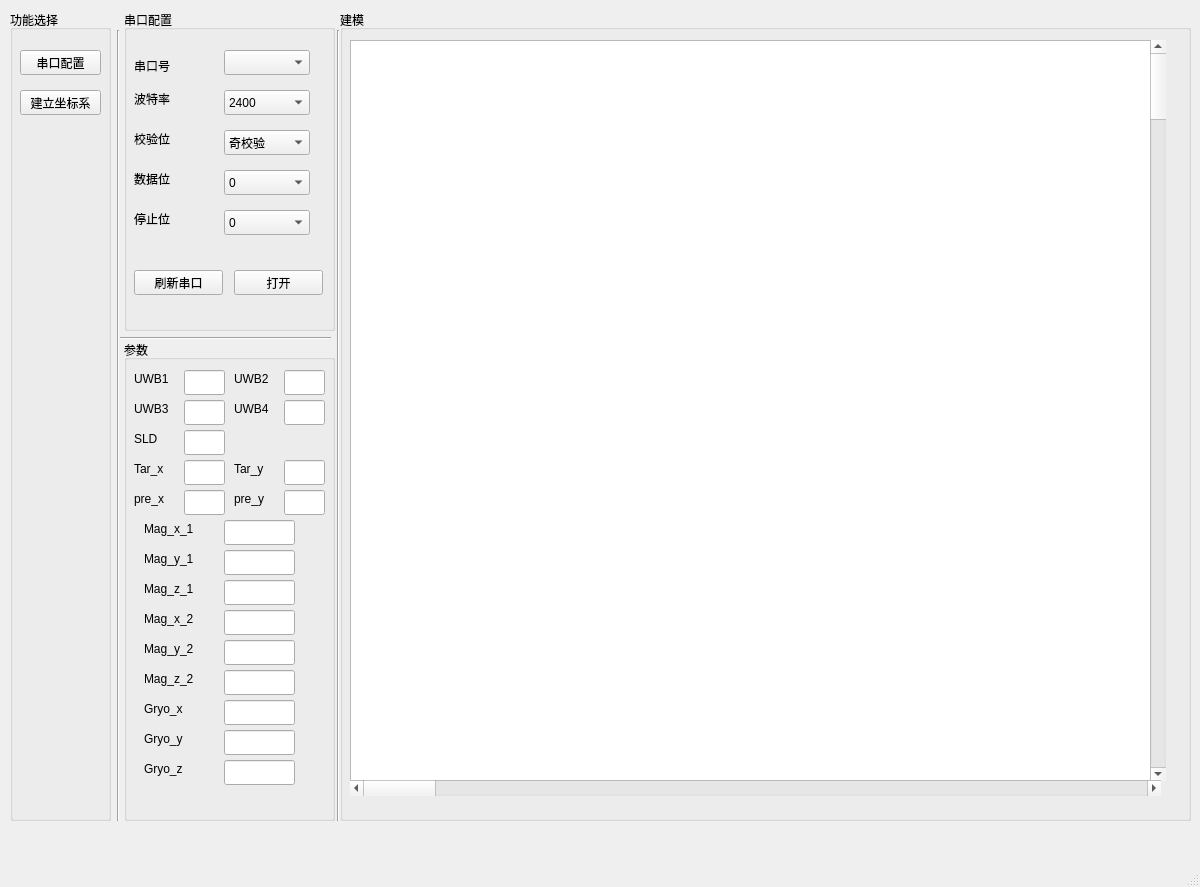
<?xml version="1.0" encoding="UTF-8"?>
<ui version="4.0">
 <class>MainWindow</class>
 <widget class="QMainWindow" name="MainWindow">
  <property name="geometry">
   <rect>
    <x>0</x>
    <y>0</y>
    <width>1200</width>
    <height>887</height>
   </rect>
  </property>
  <property name="windowTitle">
   <string>MainWindow</string>
  </property>
  <widget class="QWidget" name="centralwidget">
   <widget class="QGroupBox" name="groupBox_2">
    <property name="geometry">
     <rect>
      <x>340</x>
      <y>10</y>
      <width>851</width>
      <height>811</height>
     </rect>
    </property>
    <property name="title">
     <string>建模</string>
    </property>
    <widget class="QTextEdit" name="create_coordinates">
     <property name="geometry">
      <rect>
       <x>10</x>
       <y>30</y>
       <width>801</width>
       <height>741</height>
      </rect>
     </property>
    </widget>
    <widget class="QScrollBar" name="verticalScrollBar">
     <property name="geometry">
      <rect>
       <x>810</x>
       <y>30</y>
       <width>16</width>
       <height>741</height>
      </rect>
     </property>
     <property name="orientation">
      <enum>Qt::Vertical</enum>
     </property>
    </widget>
    <widget class="QScrollBar" name="horizontalScrollBar">
     <property name="geometry">
      <rect>
       <x>10</x>
       <y>770</y>
       <width>811</width>
       <height>16</height>
      </rect>
     </property>
     <property name="orientation">
      <enum>Qt::Horizontal</enum>
     </property>
    </widget>
   </widget>
   <widget class="QGroupBox" name="groupBox_3">
    <property name="geometry">
     <rect>
      <x>10</x>
      <y>10</y>
      <width>101</width>
      <height>811</height>
     </rect>
    </property>
    <property name="title">
     <string>功能选择</string>
    </property>
    <widget class="QPushButton" name="pushButton_3">
     <property name="geometry">
      <rect>
       <x>10</x>
       <y>40</y>
       <width>81</width>
       <height>25</height>
      </rect>
     </property>
     <property name="text">
      <string>串口配置</string>
     </property>
    </widget>
    <widget class="QPushButton" name="pushButton_4">
     <property name="geometry">
      <rect>
       <x>10</x>
       <y>80</y>
       <width>81</width>
       <height>25</height>
      </rect>
     </property>
     <property name="text">
      <string>建立坐标系</string>
     </property>
    </widget>
   </widget>
   <widget class="QGroupBox" name="groupBox">
    <property name="geometry">
     <rect>
      <x>124</x>
      <y>10</y>
      <width>211</width>
      <height>321</height>
     </rect>
    </property>
    <property name="title">
     <string>串口配置</string>
    </property>
    <widget class="QComboBox" name="baud_select">
     <property name="geometry">
      <rect>
       <x>100</x>
       <y>80</y>
       <width>86</width>
       <height>25</height>
      </rect>
     </property>
     <item>
      <property name="text">
       <string>2400</string>
      </property>
     </item>
     <item>
      <property name="text">
       <string>4800</string>
      </property>
     </item>
     <item>
      <property name="text">
       <string>9600</string>
      </property>
     </item>
     <item>
      <property name="text">
       <string>19200</string>
      </property>
     </item>
     <item>
      <property name="text">
       <string>98400</string>
      </property>
     </item>
     <item>
      <property name="text">
       <string>57600</string>
      </property>
     </item>
     <item>
      <property name="text">
       <string>115200</string>
      </property>
     </item>
     <item>
      <property name="text">
       <string>230400</string>
      </property>
     </item>
     <item>
      <property name="text">
       <string>460800</string>
      </property>
     </item>
     <item>
      <property name="text">
       <string>500000</string>
      </property>
     </item>
     <item>
      <property name="text">
       <string>576000</string>
      </property>
     </item>
    </widget>
    <widget class="QLabel" name="serialport_num">
     <property name="geometry">
      <rect>
       <x>10</x>
       <y>40</y>
       <width>51</width>
       <height>31</height>
      </rect>
     </property>
     <property name="minimumSize">
      <size>
       <width>51</width>
       <height>0</height>
      </size>
     </property>
     <property name="text">
      <string>串口号</string>
     </property>
    </widget>
    <widget class="QComboBox" name="serialport_select">
     <property name="geometry">
      <rect>
       <x>100</x>
       <y>40</y>
       <width>86</width>
       <height>25</height>
      </rect>
     </property>
    </widget>
    <widget class="QLabel" name="baud_rate">
     <property name="geometry">
      <rect>
       <x>10</x>
       <y>80</y>
       <width>67</width>
       <height>17</height>
      </rect>
     </property>
     <property name="minimumSize">
      <size>
       <width>67</width>
       <height>0</height>
      </size>
     </property>
     <property name="text">
      <string>波特率</string>
     </property>
    </widget>
    <widget class="QLabel" name="stop_digit">
     <property name="geometry">
      <rect>
       <x>10</x>
       <y>200</y>
       <width>67</width>
       <height>17</height>
      </rect>
     </property>
     <property name="minimumSize">
      <size>
       <width>67</width>
       <height>0</height>
      </size>
     </property>
     <property name="text">
      <string>停止位</string>
     </property>
    </widget>
    <widget class="QLabel" name="check_digit">
     <property name="geometry">
      <rect>
       <x>10</x>
       <y>120</y>
       <width>67</width>
       <height>17</height>
      </rect>
     </property>
     <property name="minimumSize">
      <size>
       <width>67</width>
       <height>0</height>
      </size>
     </property>
     <property name="text">
      <string>校验位</string>
     </property>
    </widget>
    <widget class="QLabel" name="data_digit">
     <property name="geometry">
      <rect>
       <x>10</x>
       <y>160</y>
       <width>67</width>
       <height>17</height>
      </rect>
     </property>
     <property name="minimumSize">
      <size>
       <width>67</width>
       <height>0</height>
      </size>
     </property>
     <property name="text">
      <string>数据位</string>
     </property>
    </widget>
    <widget class="QComboBox" name="stop_select">
     <property name="geometry">
      <rect>
       <x>100</x>
       <y>200</y>
       <width>86</width>
       <height>25</height>
      </rect>
     </property>
     <item>
      <property name="text">
       <string>0</string>
      </property>
     </item>
     <item>
      <property name="text">
       <string>0.5</string>
      </property>
     </item>
     <item>
      <property name="text">
       <string>1</string>
      </property>
     </item>
     <item>
      <property name="text">
       <string>1.5</string>
      </property>
     </item>
     <item>
      <property name="text">
       <string>2</string>
      </property>
     </item>
    </widget>
    <widget class="QComboBox" name="check_method">
     <property name="geometry">
      <rect>
       <x>100</x>
       <y>120</y>
       <width>86</width>
       <height>25</height>
      </rect>
     </property>
     <item>
      <property name="text">
       <string>奇校验</string>
      </property>
     </item>
     <item>
      <property name="text">
       <string>偶校验</string>
      </property>
     </item>
    </widget>
    <widget class="QComboBox" name="data_select">
     <property name="geometry">
      <rect>
       <x>100</x>
       <y>160</y>
       <width>86</width>
       <height>25</height>
      </rect>
     </property>
     <item>
      <property name="text">
       <string>0</string>
      </property>
     </item>
     <item>
      <property name="text">
       <string>1</string>
      </property>
     </item>
     <item>
      <property name="text">
       <string>2</string>
      </property>
     </item>
     <item>
      <property name="text">
       <string>3</string>
      </property>
     </item>
     <item>
      <property name="text">
       <string>4</string>
      </property>
     </item>
     <item>
      <property name="text">
       <string>5</string>
      </property>
     </item>
     <item>
      <property name="text">
       <string>6</string>
      </property>
     </item>
     <item>
      <property name="text">
       <string>7</string>
      </property>
     </item>
     <item>
      <property name="text">
       <string>8</string>
      </property>
     </item>
     <item>
      <property name="text">
       <string>9</string>
      </property>
     </item>
     <item>
      <property name="text">
       <string>10</string>
      </property>
     </item>
    </widget>
    <widget class="QPushButton" name="open_serialport">
     <property name="geometry">
      <rect>
       <x>110</x>
       <y>260</y>
       <width>89</width>
       <height>25</height>
      </rect>
     </property>
     <property name="text">
      <string>打开</string>
     </property>
    </widget>
    <widget class="QPushButton" name="update_serialport">
     <property name="geometry">
      <rect>
       <x>10</x>
       <y>260</y>
       <width>89</width>
       <height>25</height>
      </rect>
     </property>
     <property name="text">
      <string>刷新串口</string>
     </property>
    </widget>
   </widget>
   <widget class="QGroupBox" name="groupBox_4">
    <property name="geometry">
     <rect>
      <x>124</x>
      <y>340</y>
      <width>211</width>
      <height>481</height>
     </rect>
    </property>
    <property name="title">
     <string>参数</string>
    </property>
    <widget class="QLabel" name="UWB1_label">
     <property name="geometry">
      <rect>
       <x>10</x>
       <y>30</y>
       <width>51</width>
       <height>17</height>
      </rect>
     </property>
     <property name="text">
      <string>UWB1</string>
     </property>
    </widget>
    <widget class="QLabel" name="UWB2_O">
     <property name="geometry">
      <rect>
       <x>110</x>
       <y>30</y>
       <width>41</width>
       <height>17</height>
      </rect>
     </property>
     <property name="text">
      <string>UWB2</string>
     </property>
    </widget>
    <widget class="QLabel" name="UWB3_A">
     <property name="geometry">
      <rect>
       <x>10</x>
       <y>60</y>
       <width>51</width>
       <height>17</height>
      </rect>
     </property>
     <property name="text">
      <string>UWB3</string>
     </property>
    </widget>
    <widget class="QLineEdit" name="UWB1_display">
     <property name="geometry">
      <rect>
       <x>60</x>
       <y>30</y>
       <width>41</width>
       <height>25</height>
      </rect>
     </property>
    </widget>
    <widget class="QLineEdit" name="UWB2_display">
     <property name="geometry">
      <rect>
       <x>160</x>
       <y>30</y>
       <width>41</width>
       <height>25</height>
      </rect>
     </property>
    </widget>
    <widget class="QLineEdit" name="UWB3_display">
     <property name="geometry">
      <rect>
       <x>60</x>
       <y>60</y>
       <width>41</width>
       <height>25</height>
      </rect>
     </property>
    </widget>
    <widget class="QLabel" name="UWB4_other">
     <property name="geometry">
      <rect>
       <x>110</x>
       <y>60</y>
       <width>51</width>
       <height>17</height>
      </rect>
     </property>
     <property name="text">
      <string>UWB4</string>
     </property>
    </widget>
    <widget class="QLineEdit" name="UWB4_display">
     <property name="geometry">
      <rect>
       <x>160</x>
       <y>60</y>
       <width>41</width>
       <height>25</height>
      </rect>
     </property>
    </widget>
    <widget class="QLabel" name="magnetometer_x_1">
     <property name="geometry">
      <rect>
       <x>20</x>
       <y>180</y>
       <width>67</width>
       <height>17</height>
      </rect>
     </property>
     <property name="text">
      <string>Mag_x_1</string>
     </property>
    </widget>
    <widget class="QLineEdit" name="mag_x_1_display">
     <property name="geometry">
      <rect>
       <x>100</x>
       <y>180</y>
       <width>71</width>
       <height>25</height>
      </rect>
     </property>
    </widget>
    <widget class="QLabel" name="magnetometer_y_1">
     <property name="geometry">
      <rect>
       <x>20</x>
       <y>210</y>
       <width>67</width>
       <height>17</height>
      </rect>
     </property>
     <property name="text">
      <string>Mag_y_1</string>
     </property>
    </widget>
    <widget class="QLineEdit" name="mag_y_1_display">
     <property name="geometry">
      <rect>
       <x>100</x>
       <y>210</y>
       <width>71</width>
       <height>25</height>
      </rect>
     </property>
    </widget>
    <widget class="QLabel" name="magnetometer_z_1">
     <property name="geometry">
      <rect>
       <x>20</x>
       <y>240</y>
       <width>67</width>
       <height>17</height>
      </rect>
     </property>
     <property name="text">
      <string>Mag_z_1</string>
     </property>
    </widget>
    <widget class="QLineEdit" name="mag_z_1_display">
     <property name="geometry">
      <rect>
       <x>100</x>
       <y>240</y>
       <width>71</width>
       <height>25</height>
      </rect>
     </property>
    </widget>
    <widget class="QLabel" name="magnetometer_x_2">
     <property name="geometry">
      <rect>
       <x>20</x>
       <y>270</y>
       <width>67</width>
       <height>17</height>
      </rect>
     </property>
     <property name="text">
      <string>Mag_x_2</string>
     </property>
    </widget>
    <widget class="QLabel" name="magnetometer_z_2">
     <property name="geometry">
      <rect>
       <x>20</x>
       <y>330</y>
       <width>67</width>
       <height>17</height>
      </rect>
     </property>
     <property name="text">
      <string>Mag_z_2</string>
     </property>
    </widget>
    <widget class="QLabel" name="magnetometer_y_2">
     <property name="geometry">
      <rect>
       <x>20</x>
       <y>300</y>
       <width>67</width>
       <height>17</height>
      </rect>
     </property>
     <property name="text">
      <string>Mag_y_2</string>
     </property>
    </widget>
    <widget class="QLineEdit" name="groy_x_display">
     <property name="geometry">
      <rect>
       <x>100</x>
       <y>360</y>
       <width>71</width>
       <height>25</height>
      </rect>
     </property>
    </widget>
    <widget class="QLineEdit" name="groy_y_display">
     <property name="geometry">
      <rect>
       <x>100</x>
       <y>390</y>
       <width>71</width>
       <height>25</height>
      </rect>
     </property>
    </widget>
    <widget class="QLineEdit" name="mag_y_2_display">
     <property name="geometry">
      <rect>
       <x>100</x>
       <y>300</y>
       <width>71</width>
       <height>25</height>
      </rect>
     </property>
    </widget>
    <widget class="QLineEdit" name="mag_x_2_display">
     <property name="geometry">
      <rect>
       <x>100</x>
       <y>270</y>
       <width>71</width>
       <height>25</height>
      </rect>
     </property>
    </widget>
    <widget class="QLineEdit" name="groy_z_display">
     <property name="geometry">
      <rect>
       <x>100</x>
       <y>420</y>
       <width>71</width>
       <height>25</height>
      </rect>
     </property>
    </widget>
    <widget class="QLineEdit" name="mag_z_2_display">
     <property name="geometry">
      <rect>
       <x>100</x>
       <y>330</y>
       <width>71</width>
       <height>25</height>
      </rect>
     </property>
    </widget>
    <widget class="QLabel" name="gyroscope_x">
     <property name="geometry">
      <rect>
       <x>20</x>
       <y>360</y>
       <width>67</width>
       <height>17</height>
      </rect>
     </property>
     <property name="text">
      <string>Gryo_x</string>
     </property>
    </widget>
    <widget class="QLabel" name="gyroscope_z">
     <property name="geometry">
      <rect>
       <x>20</x>
       <y>420</y>
       <width>67</width>
       <height>17</height>
      </rect>
     </property>
     <property name="text">
      <string>Gryo_z</string>
     </property>
    </widget>
    <widget class="QLabel" name="gyroscope_y">
     <property name="geometry">
      <rect>
       <x>20</x>
       <y>390</y>
       <width>67</width>
       <height>17</height>
      </rect>
     </property>
     <property name="text">
      <string>Gryo_y</string>
     </property>
    </widget>
    <widget class="QLineEdit" name="high_display">
     <property name="geometry">
      <rect>
       <x>60</x>
       <y>90</y>
       <width>41</width>
       <height>25</height>
      </rect>
     </property>
    </widget>
    <widget class="QLabel" name="sea_level_distance">
     <property name="geometry">
      <rect>
       <x>10</x>
       <y>90</y>
       <width>41</width>
       <height>17</height>
      </rect>
     </property>
     <property name="text">
      <string>SLD</string>
     </property>
    </widget>
    <widget class="QLineEdit" name="target_y_display">
     <property name="geometry">
      <rect>
       <x>160</x>
       <y>120</y>
       <width>41</width>
       <height>25</height>
      </rect>
     </property>
    </widget>
    <widget class="QLabel" name="target_y">
     <property name="geometry">
      <rect>
       <x>110</x>
       <y>120</y>
       <width>41</width>
       <height>17</height>
      </rect>
     </property>
     <property name="text">
      <string>Tar_y</string>
     </property>
    </widget>
    <widget class="QLineEdit" name="target_x_display">
     <property name="geometry">
      <rect>
       <x>60</x>
       <y>120</y>
       <width>41</width>
       <height>25</height>
      </rect>
     </property>
    </widget>
    <widget class="QLabel" name="target_x">
     <property name="geometry">
      <rect>
       <x>10</x>
       <y>120</y>
       <width>41</width>
       <height>17</height>
      </rect>
     </property>
     <property name="text">
      <string>Tar_x</string>
     </property>
    </widget>
    <widget class="QLabel" name="predict_y">
     <property name="geometry">
      <rect>
       <x>110</x>
       <y>150</y>
       <width>41</width>
       <height>17</height>
      </rect>
     </property>
     <property name="text">
      <string>pre_y</string>
     </property>
    </widget>
    <widget class="QLineEdit" name="predict_y_display">
     <property name="geometry">
      <rect>
       <x>160</x>
       <y>150</y>
       <width>41</width>
       <height>25</height>
      </rect>
     </property>
    </widget>
    <widget class="QLineEdit" name="predict_x_display">
     <property name="geometry">
      <rect>
       <x>60</x>
       <y>150</y>
       <width>41</width>
       <height>25</height>
      </rect>
     </property>
    </widget>
    <widget class="QLabel" name="predict_x">
     <property name="geometry">
      <rect>
       <x>10</x>
       <y>150</y>
       <width>41</width>
       <height>17</height>
      </rect>
     </property>
     <property name="text">
      <string>pre_x</string>
     </property>
    </widget>
   </widget>
   <widget class="Line" name="line">
    <property name="geometry">
     <rect>
      <x>108</x>
      <y>30</y>
      <width>20</width>
      <height>791</height>
     </rect>
    </property>
    <property name="orientation">
     <enum>Qt::Vertical</enum>
    </property>
   </widget>
   <widget class="Line" name="line_2">
    <property name="geometry">
     <rect>
      <x>328</x>
      <y>30</y>
      <width>20</width>
      <height>791</height>
     </rect>
    </property>
    <property name="orientation">
     <enum>Qt::Vertical</enum>
    </property>
   </widget>
   <widget class="Line" name="line_3">
    <property name="geometry">
     <rect>
      <x>120</x>
      <y>330</y>
      <width>211</width>
      <height>16</height>
     </rect>
    </property>
    <property name="orientation">
     <enum>Qt::Horizontal</enum>
    </property>
   </widget>
  </widget>
  <widget class="QMenuBar" name="menubar">
   <property name="geometry">
    <rect>
     <x>0</x>
     <y>0</y>
     <width>1200</width>
     <height>22</height>
    </rect>
   </property>
  </widget>
  <widget class="QStatusBar" name="statusbar"/>
 </widget>
 <tabstops>
  <tabstop>serialport_select</tabstop>
  <tabstop>baud_select</tabstop>
  <tabstop>check_method</tabstop>
  <tabstop>data_select</tabstop>
  <tabstop>stop_select</tabstop>
  <tabstop>update_serialport</tabstop>
  <tabstop>open_serialport</tabstop>
  <tabstop>pushButton_3</tabstop>
  <tabstop>pushButton_4</tabstop>
  <tabstop>create_coordinates</tabstop>
  <tabstop>UWB1_display</tabstop>
  <tabstop>UWB2_display</tabstop>
  <tabstop>UWB3_display</tabstop>
  <tabstop>UWB4_display</tabstop>
  <tabstop>mag_x_1_display</tabstop>
  <tabstop>mag_y_1_display</tabstop>
  <tabstop>mag_z_1_display</tabstop>
  <tabstop>groy_x_display</tabstop>
  <tabstop>groy_y_display</tabstop>
  <tabstop>mag_y_2_display</tabstop>
  <tabstop>mag_x_2_display</tabstop>
  <tabstop>groy_z_display</tabstop>
  <tabstop>mag_z_2_display</tabstop>
  <tabstop>high_display</tabstop>
  <tabstop>target_y_display</tabstop>
  <tabstop>target_x_display</tabstop>
  <tabstop>predict_y_display</tabstop>
  <tabstop>predict_x_display</tabstop>
 </tabstops>
 <resources/>
 <connections/>
</ui>
